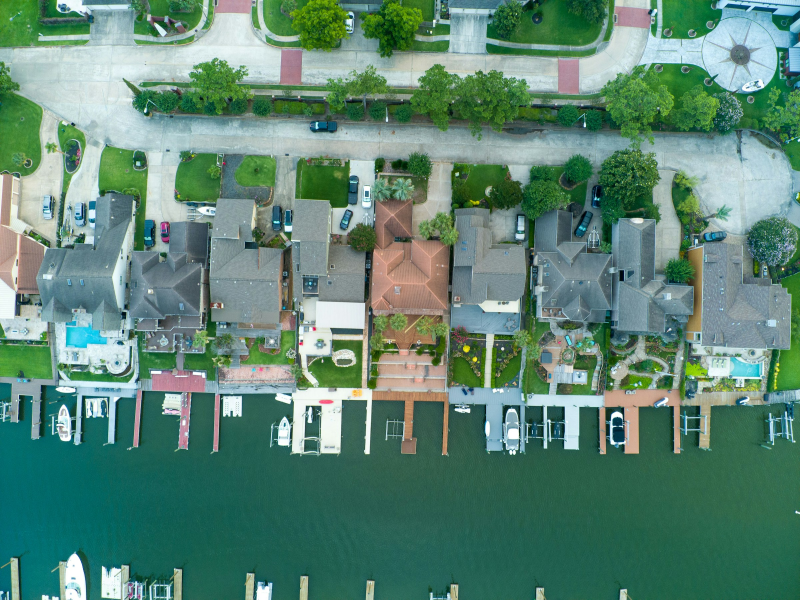
#> input picture worleybyrd-review-posts/business/photos/city-gulf-coast-canal-homes.jpg, 2400 x 1800 px (shown at 1/3 size)
$ python -i make_posts.py   (imports and definitions only)
#> lines starting #> are read from the running program, lines starting #| are printed output that depends on the picture
#!/usr/bin/env python3
"""Make Instagram review posts (1080x1350 PNG) + captions + approval sheet.

Works for any business. Needs only Python 3 and Pillow (`pip install pillow`).
Default fonts are bundled in ./fonts; the brand's own fonts go in <business folder>/fonts/.

  python3 make_posts.py --folder "<business folder>" reviews.json [--template auto|bubble|hero|solid]
                        [--carousel off|long-only|always] [--include-seen]
  python3 make_posts.py --folder "<business folder>" --preview [reviews.json]
      -> <business folder>/setup-previews/: one sample post per layout, to pick a look during setup

<business folder> holds settings.json, the logo file, photos/ and (optional) fonts/.
reviews.json is a list of:
  {"source": "Google", "name": "Sam P.", "date": "Jul 2026",
   "quote": "full review, word for word",
   "excerpt": "optional: best sentences, word for word (used for short/teaser slides)",
   "hl": "optional: short phrase to highlight, word for word",
   "edits": [{"from": "REMOVED and REMOVED", "to": "Two reps"}],   # only for names the site blurred (BBB)
   "caption": "post caption",
   "photo": "optional: photo the reviewer posted with the review (path inside the business folder);
             used as this post's background instead of the rotation. A list of paths works too:
             on a carousel, slide 1 uses the first photo and slide 2 the second",
   "avatar": "optional: the reviewer's profile picture (path inside the business folder); shown in a
              circle on the review card instead of their initial"}
Output: <business folder>/posts/<date>/ with PNGs, captions.md, approval.csv
"""
from __future__ import annotations

import argparse
import csv
import datetime as dt
import hashlib
import json
import re
import sys
from pathlib import Path

try:
    from PIL import Image, ImageDraw, ImageFilter, ImageFont, ImageOps
except ImportError:
    sys.exit("Pillow is missing. Run: pip install pillow")

HERE = Path(__file__).resolve().parent
FONTS = HERE / "fonts"
W, H = 1080, 1350
PHOTO_EXT = {".jpg", ".jpeg", ".png", ".webp"}
DEFAULT_COLORS = {"dark": "#0c3455", "darker": "#071f35", "accent": "#cb972b", "accent_light": "#e2b04a"}


# ---------------------------------------------------------------- fonts
# Roles -> bundled default. settings.json "fonts" can point any role at a file in <business folder>/fonts/.
DEFAULT_FONTS = {"head": "PlayfairDisplay.ttf", "head_italic": "PlayfairDisplay-Italic.ttf",
                 "body": "Poppins-Regular.ttf", "body_bold": "Poppins-SemiBold.ttf",
                 "body_light": "Poppins-Light.ttf", "label": "Raleway.ttf"}
FALLBACK_ROLE = {"head_italic": "head", "body_bold": "body", "body_light": "body", "label": "body_bold"}
FONT_FILES: dict[str, Path] = {k: FONTS / v for k, v in DEFAULT_FONTS.items()}
_cache: dict = {}


# [26 lines left out: functions set_fonts, font, not called in this run]


def serif(size, italic=False, weight=400):
    return font("head_italic" if italic else "head", size, weight)


def sans(size, style="Regular"):
    return font({"Regular": "body", "SemiBold": "body_bold", "Light": "body_light"}[style], size,
                {"Regular": 400, "SemiBold": 600, "Light": 300}[style])


def label_font(size, weight=700):
    return font("label", size, weight)


# ---------------------------------------------------------------- helpers
def rgb(hex_: str, a: int = 255):
    h = hex_.lstrip("#")
    return (int(h[0:2], 16), int(h[2:4], 16), int(h[4:6], 16), a)


def words(s: str) -> int:
    return len(s.split())


# [24 lines left out: functions cover, vgradient, not called in this run]


def logo_on_dark(path: Path, style: str = "white") -> Image.Image:
    """Logo for dark backgrounds. "white" (default) = all-white version, works with transparent or
    white-background logos. "original" = full color, only for logos that already read well on dark."""
#> called with style = 'white'
    img = Image.open(path).convert("RGBA")
    if style == "original":
        bbox = img.getchannel("A").getbbox()
        return img.crop(bbox) if bbox else img
    alpha = img.getchannel("A")
#> alpha: PIL image 2400x1800 L; every value is 255
    if alpha.getextrema() == (255, 255):  # no transparency: treat light pixels as background
        lum = img.convert("L")
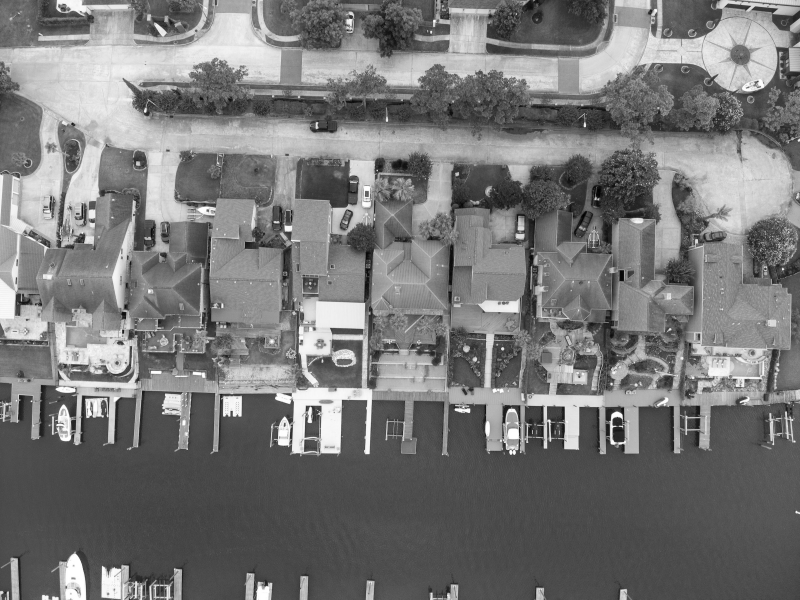
#> lum: PIL image 2400x1800 L (shown at 1/3 size); min 1, max 255, mean 119.8
        alpha = lum.point(lambda v: 0 if v > 235 else min(255, (235 - v) * 3))
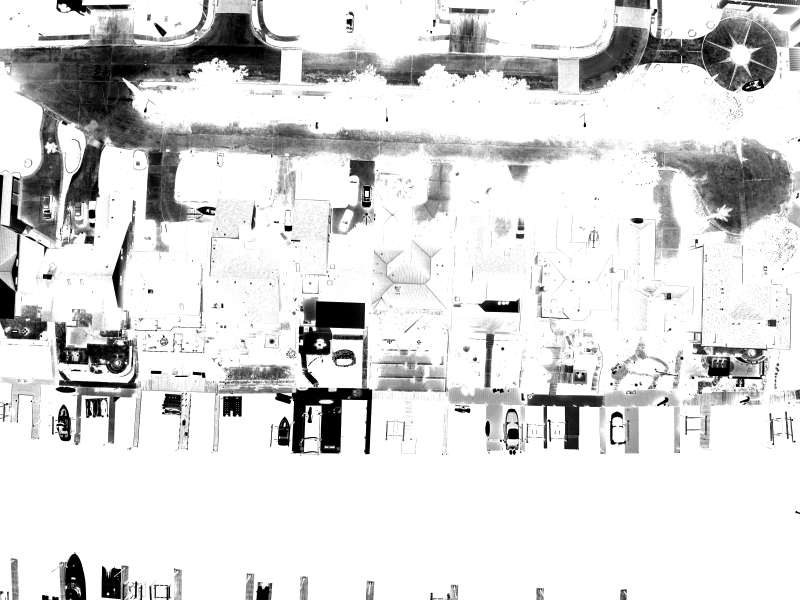
#> alpha: PIL image 2400x1800 L (shown at 1/3 size); min 0, max 255, mean 217.9
    white = Image.new("RGBA", img.size, (255, 255, 255, 255))
#> white: PIL image 2400x1800 RGBA; every value is 255
    white.putalpha(alpha)
    bbox = alpha.getbbox()
#> bbox = (0, 0, 2400, 1800)
    return white.crop(bbox) if bbox else white


# [47 lines left out: functions paste_h, star, stars, _digit_font, spaced, not called in this run]


def spaced_len(text, fnt, spacing):
    dfont = _digit_font(fnt)
    return sum((dfont if c.isdigit() else fnt).getlength(c) for c in text) + spacing * (len(text) - 1)


# ---------------------------------------------------------------- rich text (one highlighted phrase)
# [41 lines left out: functions tokens, layout_lines, not called in this run]


def ellipsize(s: str) -> str:
    return re.sub(r"\.+$", "…", s) if s.endswith(".") else s + " …"


# [134 lines left out: functions fit_text, draw_lines, hero, bubble, solid, not called in this run]


LAYOUT_FN = {"hero": lambda bg, lw, c, r, t: hero(bg, lw, c, r), "bubble": bubble, "solid": solid}


# ---------------------------------------------------------------- batch
# [156 lines left out: functions review_key, apply_edits, mix_order, first_sentences, main, not called in this run]


SAMPLE = {"source": "Google", "name": "Sam P.",
          "quote": "They showed up on time, explained every step, and left the place spotless. Best experience we have had with any company.",
          "hl": "left the place spotless"}
SAMPLE_LONG = {"source": "Google", "name": "Jordan K.",
               "quote": ("From the first call to the final walkthrough, the whole team was professional and easy to work with. "
                         "They gave us a clear quote with no surprises, finished a day early, and cleaned up so well you would never know they had been here. "
                         "When we had a small question a week later, they came back the same day. We have already recommended them to three neighbors."),
               "hl": "finished a day early"}


# [30 lines left out: function preview, not called in this run]


# [2 lines not run here, left out]

>>> result = logo_on_dark('../business/photos/city-gulf-coast-canal-homes.jpg')

$ run again, on worleybyrd-review-posts/business/photos/city-houston-rooftops-3.jpg
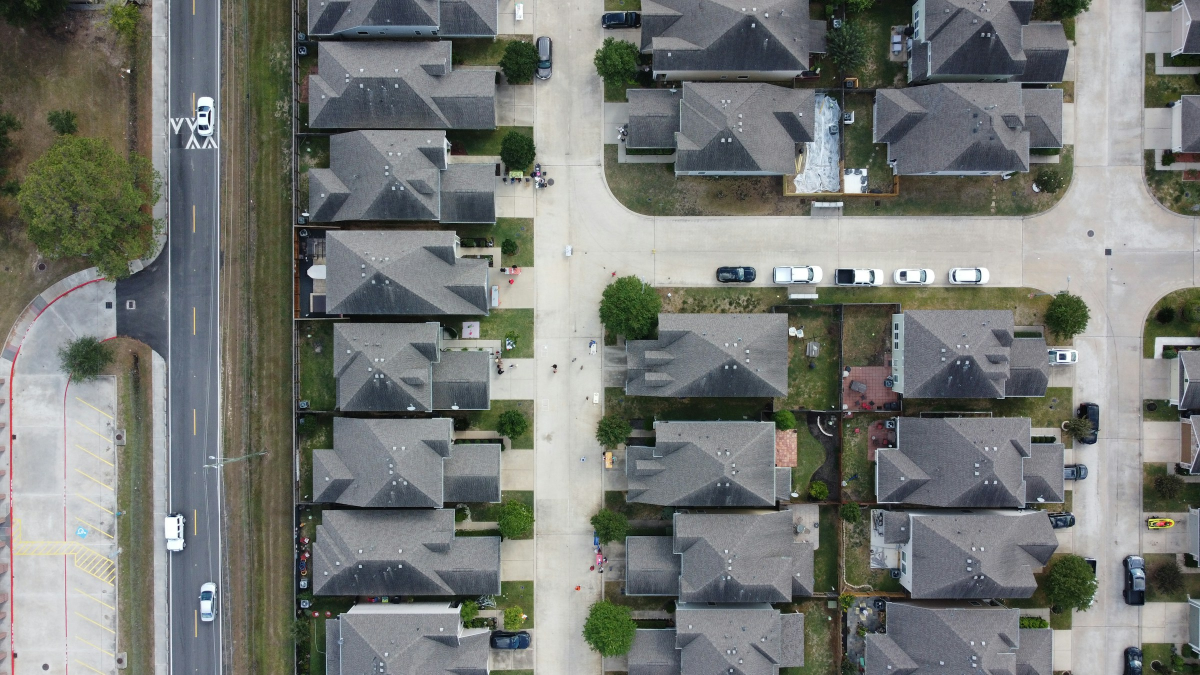
#> input picture worleybyrd-review-posts/business/photos/city-houston-rooftops-3.jpg, 2400 x 1350 px (shown at 1/2 size)
#> in logo_on_dark, `lum = img.convert("L")`:
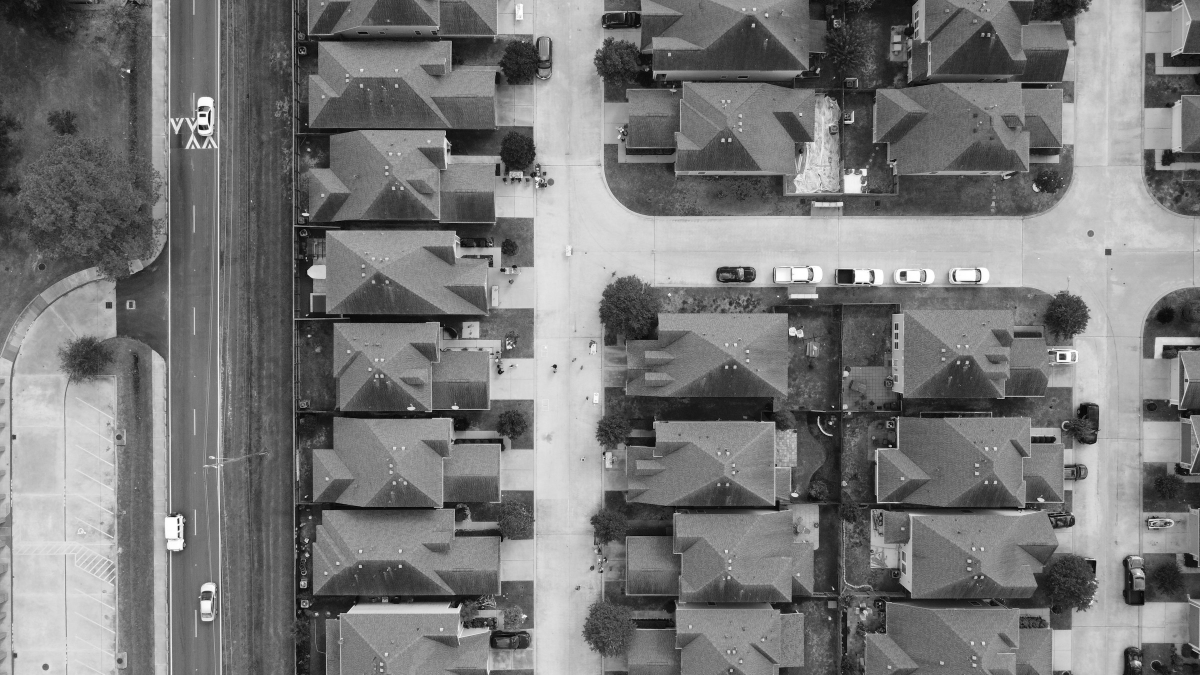
#> lum: PIL image 2400x1350 L (shown at 1/2 size); min 0, max 255, mean 120.2
#> in logo_on_dark, `alpha = lum.point(lambda v: 0 if v > 235 else min(255, (235 - v) * 3))`:
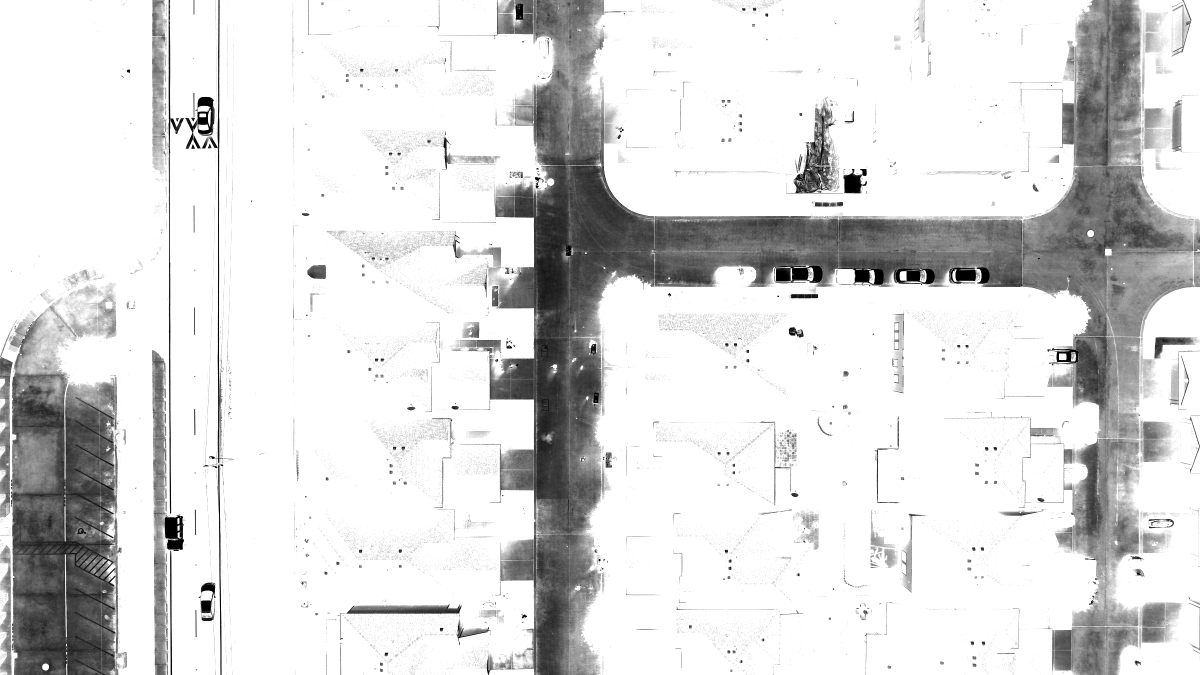
#> alpha: PIL image 2400x1350 L (shown at 1/2 size); min 0, max 255, mean 219.2
#> bbox = (0, 0, 2400, 1350)

$ run again, on worleybyrd-review-posts/business/photos/city-san-antonio-winding-streets.jpg
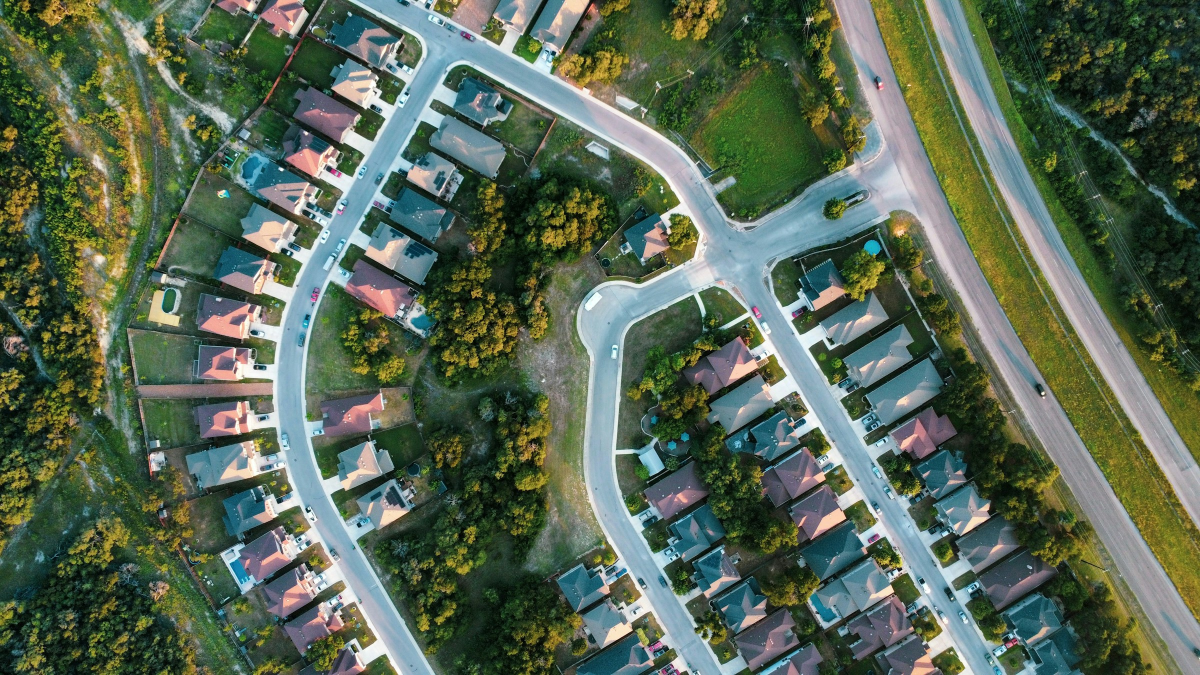
#> input picture worleybyrd-review-posts/business/photos/city-san-antonio-winding-streets.jpg, 2400 x 1350 px (shown at 1/2 size)
#> in logo_on_dark, `lum = img.convert("L")`:
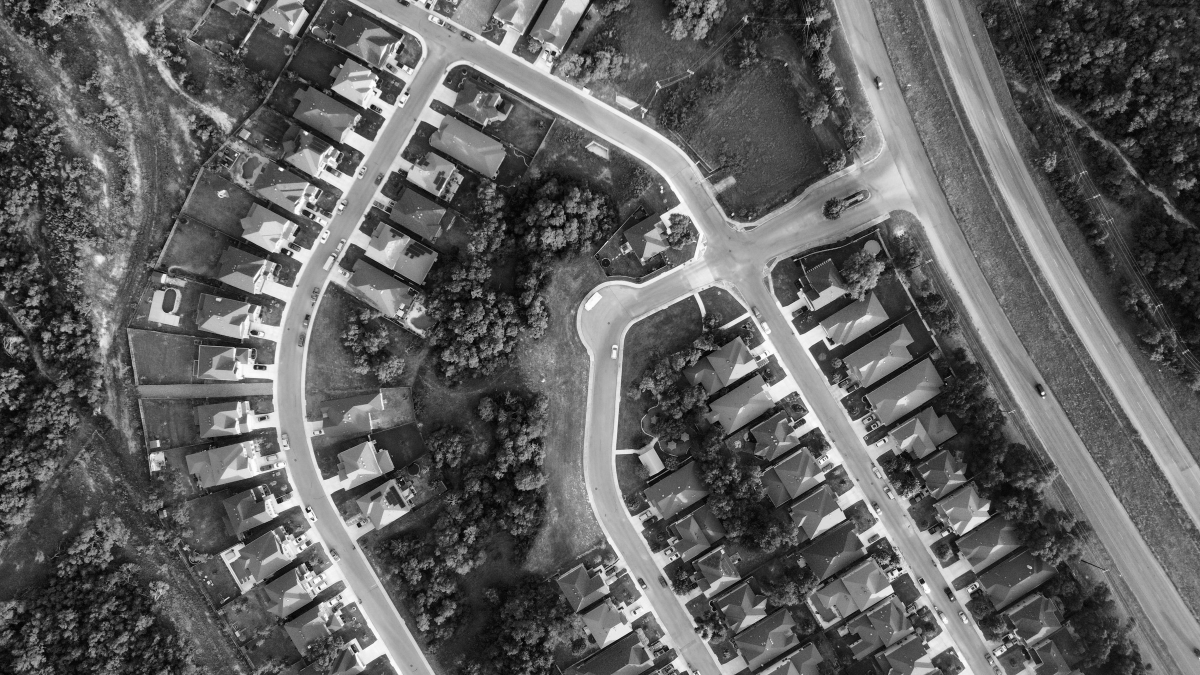
#> lum: PIL image 2400x1350 L (shown at 1/2 size); min 0, max 255, mean 97
#> in logo_on_dark, `alpha = lum.point(lambda v: 0 if v > 235 else min(255, (235 - v) * 3))`:
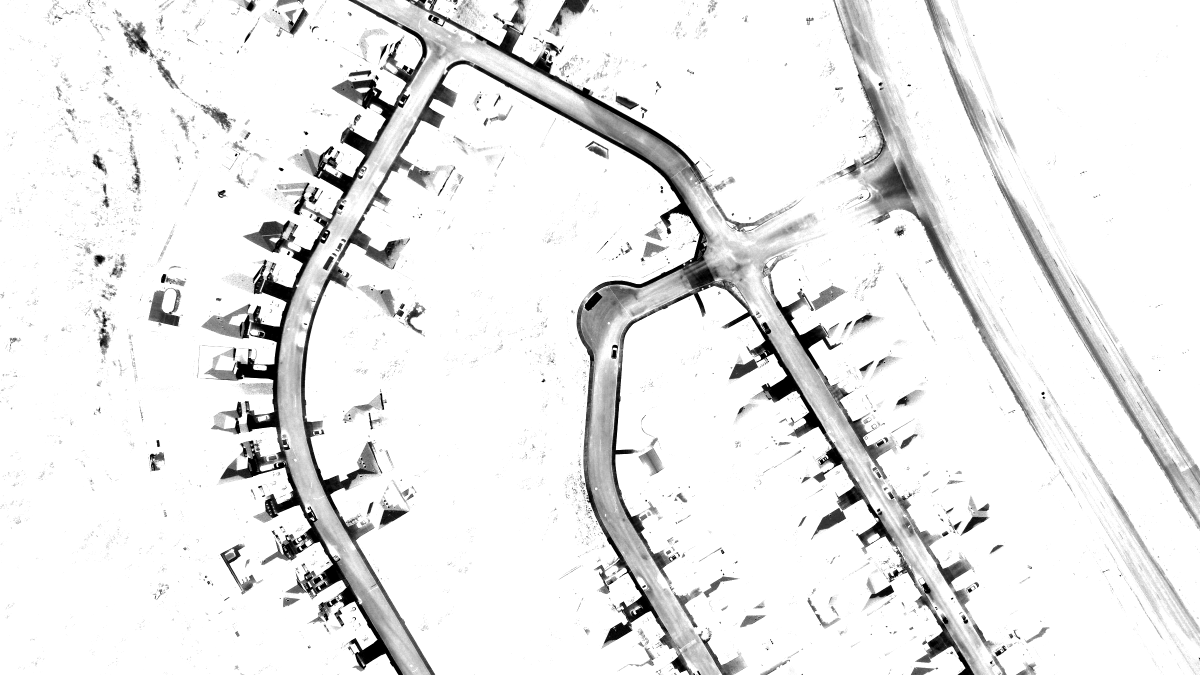
#> alpha: PIL image 2400x1350 L (shown at 1/2 size); min 0, max 255, mean 234.7
#> bbox = (0, 0, 2400, 1350)

$ run again, on worleybyrd-review-posts/business/photos/city-texas-homes-pools.jpg
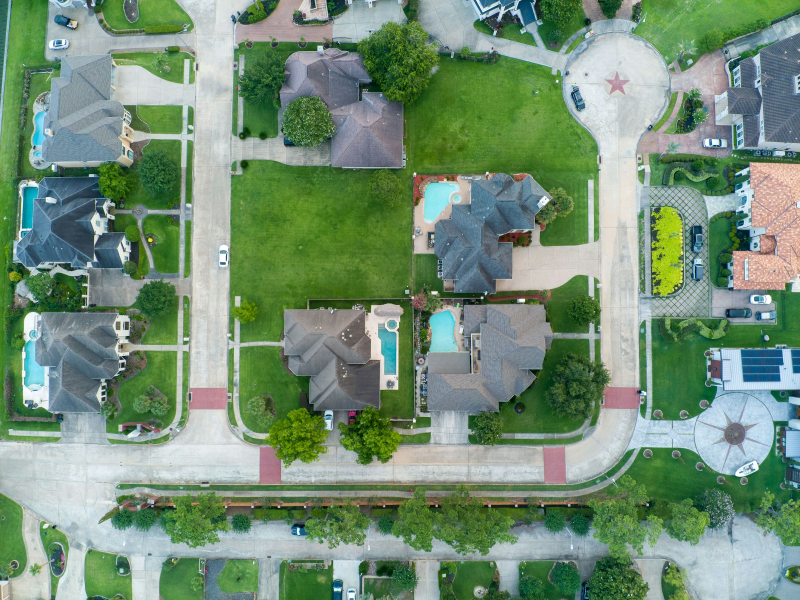
#> input picture worleybyrd-review-posts/business/photos/city-texas-homes-pools.jpg, 2400 x 1800 px (shown at 1/3 size)
#> in logo_on_dark, `lum = img.convert("L")`:
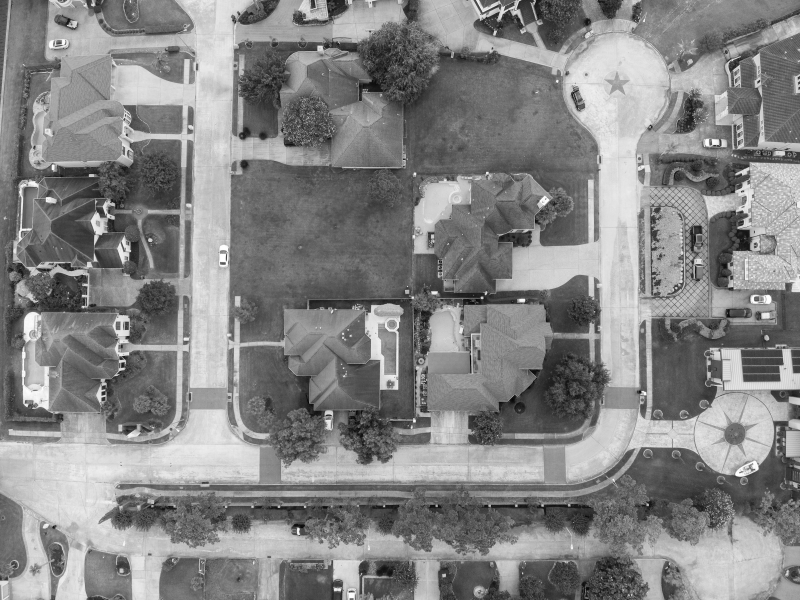
#> lum: PIL image 2400x1800 L (shown at 1/3 size); min 0, max 255, mean 133.2
#> in logo_on_dark, `alpha = lum.point(lambda v: 0 if v > 235 else min(255, (235 - v) * 3))`:
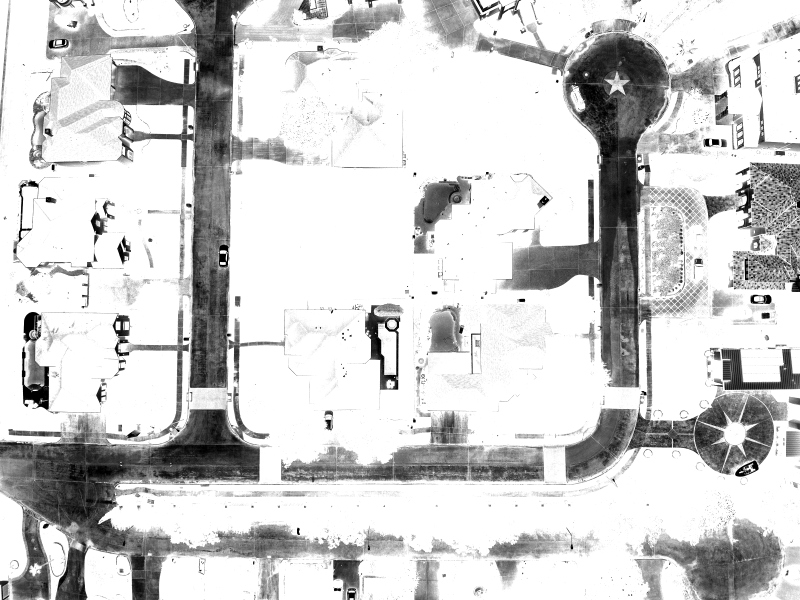
#> alpha: PIL image 2400x1800 L (shown at 1/3 size); min 0, max 255, mean 206.9
#> bbox = (0, 0, 2400, 1800)
